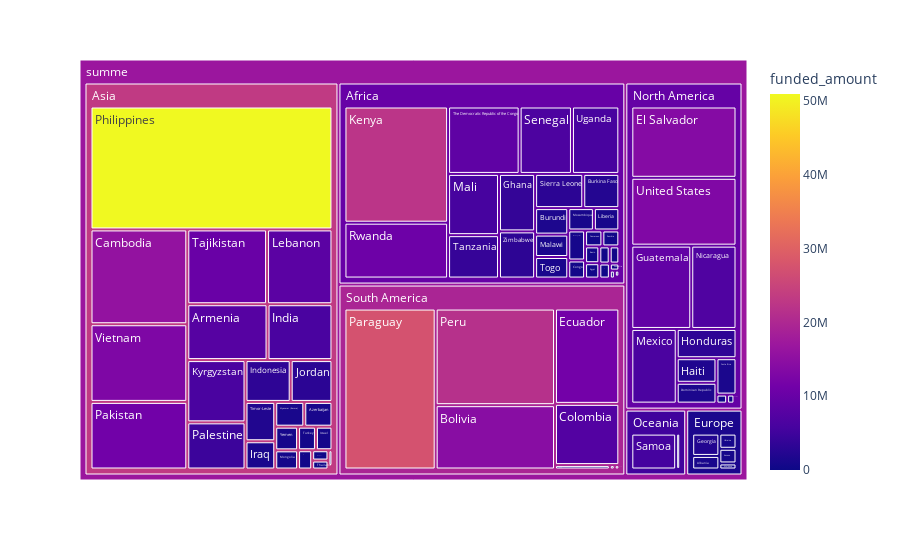

Notebook code cell kept with this figure:
### Markdown cell above
#

### Code cell
female_fund=female.drop(female[female.funded_amount ==0].index)
#summe=female_fund.funded_amount.sum()
female_fund_agg=female_fund.groupby(['continent','country'], as_index=False, observed=True).agg({'funded_amount':'sum'})
fig0=px.treemap(female_fund_agg, path=[px.Constant('summe'),'continent', 'country'], values='funded_amount', color='funded_amount')
fig0.show()

### Figure 1 — Plotly figure (JSON) as saved in the notebook; plotly's stock layout.template omitted (floating-point values rounded to 4 significant figures; data arrays with more than 128 entries replaced by an {"elided": "..."} marker saying what was removed)
{"data": [{"branchvalues": "total", "customdata": {"elided": "529x1 float values"}, "domain": {"x": [0, 1], "y": [0, 1]}, "hovertemplate": "labels=%{label}<br>funded_amount_sum=%{value}<br>parent=%{parent}<br>id=%{id}<br>funded_amount=%{color}<extra></extra>", "ids": {"elided": "529 str values"}, "labels": {"elided": "529 str values"}, "marker": {"coloraxis": "coloraxis", "colors": {"elided": "529 float values"}}, "name": "", "parents": {"elided": "529 str values"}, "type": "treemap", "values": {"elided": "529 int values"}}], "layout": {"coloraxis": {"colorbar": {"title": {"text": "funded_amount"}}, "colorscale": [[0, "#0d0887"], [0.1111, "#46039f"], [0.2222, "#7201a8"], [0.3333, "#9c179e"], [0.4444, "#bd3786"], [0.5556, "#d8576b"], [0.6667, "#ed7953"], [0.7778, "#fb9f3a"], [0.8889, "#fdca26"], [1, "#f0f921"]]}, "legend": {"tracegroupgap": 0}, "margin": {"t": 60}}}
